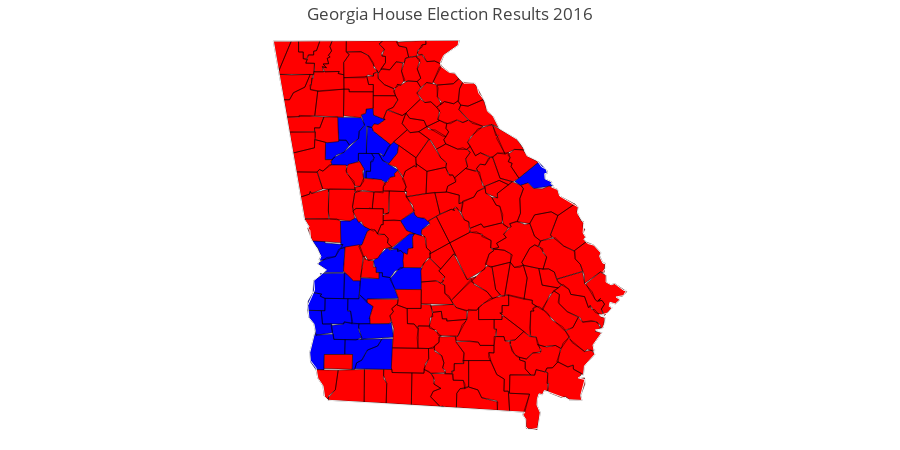

The notebook cell this image was saved under:
### Markdown cell above
2b. Create a similar Choropleth map showing the 2016 county by county house election results in the state of Georgia, using the same color scheme as specified above.

### Code cell
df = pd.read_csv(r'election-context-2018.csv')

#Georgia Rows
house = df.iloc[358:517]

#Checks what color is needed
#1=blue, 2=red, 3=white
def label_race (row):
    if (row['demhouse16'] >= row['rephouse16']) and (row['demhouse16'] >= row['otherhouse16']) :
        return '1'
    elif  (row['rephouse16'] >= row['demhouse16']) and (row['rephouse16'] >= row['otherhouse16']) :
        return '2'
    else:
        return '3'
    return 'Other'

#Applies it
house['Color'] = house.apply(label_race, axis=1)
#cleaner DataFrame
h_votes = house.groupby(['fips', 'demhouse16', 'rephouse16', 'otherhouse16', 'Color'], as_index=False)
ll = h_votes.first()

#Figure
fips = ll['fips']
values = ll['Color']

colorscale = ['blue', 'red', 'white']
fig = ff.create_choropleth(
    fips=fips, values=values, scope=['Georgia'], show_state_data=True,
    colorscale=colorscale, round_legend_values=True,showlegend = False,   
    county_outline={'color': 'black', 'width': 0.5},
    exponent_format=True,
    title='Georgia House Election Results 2016'
)
iplot(fig)

### Figure 1 — Plotly figure (JSON) as saved in the notebook; plotly's stock layout.template omitted (floating-point values rounded to 4 significant figures; data arrays with more than 128 entries replaced by an {"elided": "..."} marker saying what was removed)
{"data": [{"fill": "toself", "fillcolor": "blue", "hoverinfo": "none", "line": {"color": "black", "width": 0.5}, "mode": "lines", "name": "1", "type": "scatter", "uid": "c803d8fb-6d0d-4e98-9bce-e3a479852daf", "x": {"elided": "326 float values"}, "y": {"elided": "326 float values"}}, {"fill": "toself", "fillcolor": "red", "hoverinfo": "none", "line": {"color": "black", "width": 0.5}, "mode": "lines", "name": "2", "type": "scatter", "uid": "fac61db0-07c5-40ed-9a30-add31fd9b092", "x": {"elided": "1713 float values"}, "y": {"elided": "1713 float values"}}, {"hoverinfo": "text", "legendgroup": "centroids", "marker": {"color": "white", "opacity": 0}, "mode": "markers", "name": "US Counties", "selected": {"marker": {"color": "white", "opacity": 1, "size": 3}}, "showlegend": false, "text": {"elided": "166 str values"}, "type": "scatter", "uid": "444bc783-f3de-4fe5-ad13-82eb632464ad", "unselected": {"marker": {"opacity": 0}}, "x": [[-84.3], [-84.3], [-84.03], [-84.37], [-84.25], [-84.03], [-84.04], [-81.27], [-81.41], [-84.31], [-84.14], [-83.33], [-83.58], -82.29, -82.88, -82.45, -84.44, -83.25, -83.5, -83.71, -84.84, -83.22, -83.23, -83.7, -83.33, -81.98, -81.44, -81.74, -82.0, -83.96, -84.62, -81.67, -82.07, -85.08, -85.14, -82.14, -81.13, -84.79, -85.35, -84.48, -83.37, -84.98, -84.36, -82.71, -84.58, -82.85, -83.77, -82.26, -83.43, -84.76, -83.99, -83.77, -85.5, -84.17, -84.58, -84.23, -83.17, -83.8, -84.22, -84.77, -84.9, -82.89, -81.34, -82.84, -82.3, -81.89, -84.32, -84.49, -85.21, -84.13, -83.23, -84.47, -84.46, -82.61, -81.54, -84.88, -84.23, -83.17, -84.02, -83.53, -83.82, -83.0, -85.21, -84.91, -82.96, -85.13, -84.15, -83.67, -83.28, -83.57, -83.69, -82.64, -82.42, -81.96, -82.66, -83.56, -84.14, -83.06, -82.92, -81.49, -82.45, -81.75, -83.27, -84.0, -82.48, -83.21, -84.52, -84.69, -84.73, -84.19, -83.92, -82.53, -83.49, -84.75, -84.88, -83.85, -83.44, -83.08, -84.87, -83.83, -84.47, -82.21, -84.39, -85.19, -83.48, -83.37, -85.02, -83.4, -84.75, -82.07, -84.03, -84.31, -81.61, -84.87, -84.28, -83.29, -84.84, -84.2, -84.53, -82.88, -82.06, -82.94, -84.44, -83.92, -83.53, -82.33, -83.74, -82.57, -85.03, -83.62, -83.43, -83.99, -85.3, -83.73, -82.42, -82.68, -82.8, -81.92, -84.55, -82.72, -83.75, -84.97, -83.43, -82.74, -83.17, -83.85], "y": [[33.0], [32.88], [32.51], [32.39], [32.56], [32.53], [32.36], [31.31], [31.5], [31.69], [31.78], [30.64], [30.84], 31.75, 31.3, 31.55, 31.33, 33.07, 34.35, 33.99, 34.24, 31.76, 31.28, 32.81, 32.43, 31.2, 32.01, 32.4, 33.06, 33.29, 31.53, 30.93, 32.4, 33.58, 34.9, 30.78, 32.0, 32.35, 34.48, 34.24, 33.95, 31.63, 33.54, 30.91, 33.94, 31.55, 31.19, 33.54, 31.15, 33.35, 32.71, 31.92, 34.85, 34.44, 30.88, 33.77, 32.17, 32.16, 31.53, 33.7, 31.32, 30.71, 32.37, 34.12, 32.59, 32.16, 34.86, 33.41, 34.26, 34.23, 34.38, 33.79, 34.69, 33.23, 31.23, 34.5, 30.87, 33.58, 33.96, 34.63, 34.32, 33.27, 33.79, 32.74, 34.35, 33.3, 33.45, 32.46, 31.6, 34.13, 33.32, 31.81, 33.05, 32.79, 32.7, 33.03, 33.08, 31.04, 32.46, 31.83, 33.79, 31.75, 30.83, 34.57, 33.48, 34.13, 32.35, 33.04, 31.16, 31.23, 33.01, 32.17, 33.59, 34.79, 32.51, 33.56, 33.83, 33.88, 33.92, 32.57, 34.46, 31.36, 33.09, 34.0, 32.23, 33.32, 31.87, 34.88, 31.76, 33.36, 33.65, 32.26, 32.75, 30.94, 33.26, 34.55, 32.08, 32.04, 32.7, 33.57, 32.05, 31.93, 31.78, 30.86, 31.46, 32.12, 34.92, 32.4, 33.03, 31.72, 32.67, 34.83, 34.74, 33.78, 31.05, 33.41, 32.97, 31.55, 32.05, 32.12, 34.65, 34.81, 31.97, 33.78, 32.8, 31.55]}, {"hoverinfo": "text", "legendgroup": "States", "line": {"color": "rgb(240, 240, 240)", "width": 1}, "mode": "lines", "showlegend": false, "type": "scatter", "uid": "c2a357a8-bf16-4216-bda4-6afb4a6177d3", "x": [-81.28, -81.28, -81.27, -81.27, -81.28, null, -85.61, -83.1, -83.11, -83.31, -83.35, -83.34, -83.23, -83.16, -83.03, -82.9, -82.86, -82.84, -82.75, -82.72, -82.64, -82.56, -82.32, -82.25, -82.19, -82.05, -81.99, -81.93, -81.91, -81.94, -81.94, -81.85, -81.86, -81.83, -81.85, -81.77, -81.74, -81.49, -81.5, -81.42, -81.43, -81.39, -81.42, -81.37, -81.28, -81.19, -81.21, -81.16, -81.13, -81.12, -81.16, -81.12, -81.12, -81.05, -81.0, -80.88, -80.84, -80.88, -80.98, -80.93, -80.99, -81.07, -81.08, -81.04, -81.1, -81.2, -81.13, -81.13, -81.17, -81.26, -81.18, -81.29, -81.27, -81.41, -81.42, -81.49, -81.4, -81.46, -81.44, -81.61, -81.95, -81.97, -82.02, -82.04, -82.05, -82.01, -82.04, -82.16, -82.2, -82.2, -82.24, -82.21, -84.86, -84.91, -84.94, -85.01, -85.03, -85.11, -85.11, -85.04, -85.06, -85.13, -85.14, -85.05, -85.06, -84.89, -85.01, -84.96, -85.11, -85.11, -85.14, -85.12, -85.18, -85.61, null, null], "y": [31.31, 31.31, 31.31, 31.3, 31.31, null, 34.98, 35.0, 34.93, 34.81, 34.73, 34.68, 34.61, 34.6, 34.48, 34.49, 34.46, 34.37, 34.27, 34.15, 34.09, 33.95, 33.82, 33.75, 33.62, 33.56, 33.49, 33.46, 33.41, 33.41, 33.34, 33.31, 33.29, 33.26, 33.25, 33.22, 33.14, 33.01, 32.94, 32.82, 32.7, 32.65, 32.63, 32.58, 32.56, 32.46, 32.42, 32.34, 32.34, 32.29, 32.24, 32.19, 32.12, 32.09, 32.1, 32.02, 32.02, 31.96, 31.94, 31.91, 31.86, 31.88, 31.83, 31.81, 31.75, 31.72, 31.7, 31.63, 31.56, 31.55, 31.52, 31.37, 31.26, 31.12, 31.02, 30.98, 30.96, 30.77, 30.71, 30.72, 30.83, 30.78, 30.79, 30.73, 30.66, 30.56, 30.38, 30.36, 30.4, 30.49, 30.54, 30.57, 30.71, 30.75, 30.88, 30.97, 31.1, 31.19, 31.28, 31.54, 31.62, 31.69, 31.84, 32.02, 32.13, 32.26, 32.33, 32.42, 32.64, 32.74, 32.76, 32.77, 32.86, 34.98, null, null]}], "layout": {"annotations": [{"showarrow": false, "text": "<b></b>", "x": 1, "xanchor": "right", "xref": "paper", "y": 1.05, "yref": "paper"}], "dragmode": "select", "height": 450, "hovermode": "closest", "legend": {"traceorder": "reversed", "x": 1, "xanchor": "right", "y": 1, "yanchor": "top"}, "margin": {"b": 20, "l": 20, "r": 20, "t": 40}, "showlegend": false, "title": {"text": "Georgia House Election Results 2016"}, "width": 900, "xaxis": {"autorange": false, "fixedrange": true, "range": [-89.02, -77.42], "showgrid": false, "showticklabels": false, "zeroline": false}, "yaxis": {"autorange": false, "fixedrange": true, "range": [30.36, 35.0], "showgrid": false, "showticklabels": false, "zeroline": false}}}
